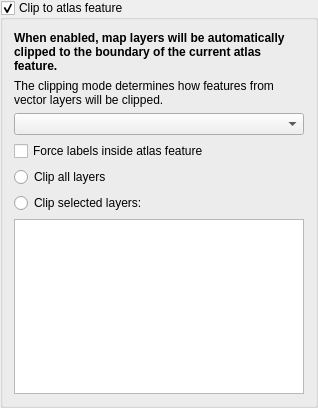
<?xml version="1.0" encoding="UTF-8"?>
<ui version="4.0">
 <class>QgsLayoutMapClippingWidgetBase</class>
 <widget class="QWidget" name="QgsLayoutMapClippingWidgetBase">
  <property name="geometry">
   <rect>
    <x>0</x>
    <y>0</y>
    <width>318</width>
    <height>408</height>
   </rect>
  </property>
  <property name="sizePolicy">
   <sizepolicy hsizetype="Expanding" vsizetype="Expanding">
    <horstretch>0</horstretch>
    <verstretch>0</verstretch>
   </sizepolicy>
  </property>
  <property name="windowTitle">
   <string>Map Options</string>
  </property>
  <layout class="QVBoxLayout" name="verticalLayout">
   <property name="leftMargin">
    <number>0</number>
   </property>
   <property name="topMargin">
    <number>0</number>
   </property>
   <property name="rightMargin">
    <number>0</number>
   </property>
   <property name="bottomMargin">
    <number>0</number>
   </property>
   <item>
    <widget class="QgsCollapsibleGroupBox" name="mClipToAtlasCheckBox">
     <property name="title">
      <string>Clip to atlas feature</string>
     </property>
     <property name="checkable">
      <bool>true</bool>
     </property>
     <layout class="QGridLayout" name="gridLayout">
      <item row="8" column="0">
       <widget class="QTreeView" name="mLayersTreeView">
        <property name="headerHidden">
         <bool>true</bool>
        </property>
        <attribute name="headerDefaultSectionSize">
         <number>26</number>
        </attribute>
       </widget>
      </item>
      <item row="2" column="0">
       <widget class="QComboBox" name="mAtlasClippingTypeComboBox"/>
      </item>
      <item row="1" column="0">
       <widget class="QLabel" name="label">
        <property name="text">
         <string>The clipping mode determines how features from vector layers will be clipped.</string>
        </property>
        <property name="wordWrap">
         <bool>true</bool>
        </property>
       </widget>
      </item>
      <item row="0" column="0">
       <widget class="QLabel" name="mClipToAtlasLabel">
        <property name="text">
         <string>&lt;b&gt;When enabled, map layers will be automatically clipped to the boundary of the current atlas feature.&lt;/b&gt;</string>
        </property>
        <property name="wordWrap">
         <bool>true</bool>
        </property>
       </widget>
      </item>
      <item row="5" column="0">
       <widget class="QRadioButton" name="mRadioClipSelectedLayers">
        <property name="text">
         <string>Clip selected layers:</string>
        </property>
       </widget>
      </item>
      <item row="4" column="0">
       <widget class="QRadioButton" name="mRadioClipAllLayers">
        <property name="text">
         <string>Clip all layers</string>
        </property>
       </widget>
      </item>
      <item row="3" column="0">
       <widget class="QCheckBox" name="mForceLabelsInsideCheckBox">
        <property name="text">
         <string>Force labels inside atlas feature</string>
        </property>
       </widget>
      </item>
     </layout>
    </widget>
   </item>
   <item>
    <spacer name="verticalSpacer">
     <property name="orientation">
      <enum>Qt::Vertical</enum>
     </property>
     <property name="sizeHint" stdset="0">
      <size>
       <width>20</width>
       <height>40</height>
      </size>
     </property>
    </spacer>
   </item>
  </layout>
 </widget>
 <layoutdefault spacing="6" margin="11"/>
 <customwidgets>
  <customwidget>
   <class>QgsCollapsibleGroupBox</class>
   <extends>QGroupBox</extends>
   <header>qgscollapsiblegroupbox.h</header>
   <container>1</container>
  </customwidget>
 </customwidgets>
 <resources/>
 <connections/>
</ui>
